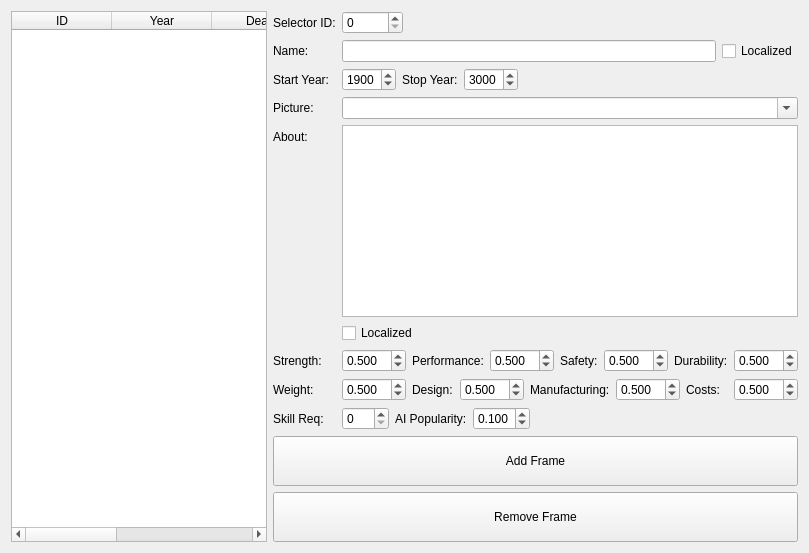
     <widget class="QWidget" name="tab">
      <attribute name="title">
       <string>Frames</string>
      </attribute>
      <layout class="QGridLayout" name="gridLayout_2">
       <item row="1" column="0">
        <widget class="QTableWidget" name="table_frame">
         <column>
          <property name="text">
           <string>ID</string>
          </property>
         </column>
         <column>
          <property name="text">
           <string>Year</string>
          </property>
         </column>
         <column>
          <property name="text">
           <string>Death</string>
          </property>
         </column>
         <column>
          <property name="text">
           <string>Name</string>
          </property>
         </column>
         <column>
          <property name="text">
           <string>Skill</string>
          </property>
         </column>
        </widget>
       </item>
       <item row="1" column="1">
        <layout class="QFormLayout" name="formLayout">
         <property name="fieldGrowthPolicy">
          <enum>QFormLayout::AllNonFixedFieldsGrow</enum>
         </property>
         <item row="1" column="0">
          <widget class="QLabel" name="label_2">
           <property name="text">
            <string>Name:</string>
           </property>
          </widget>
         </item>
         <item row="1" column="1">
          <layout class="QHBoxLayout" name="horizontalLayout_3">
           <item>
            <widget class="QLineEdit" name="lineEdit_frame_name"/>
           </item>
           <item>
            <widget class="QCheckBox" name="check_frame_name_localized">
             <property name="text">
              <string>Localized</string>
             </property>
            </widget>
           </item>
          </layout>
         </item>
         <item row="2" column="0">
          <widget class="QLabel" name="label">
           <property name="text">
            <string>Start Year:</string>
           </property>
          </widget>
         </item>
         <item row="2" column="1">
          <layout class="QHBoxLayout" name="horizontalLayout_2">
           <item>
            <widget class="QSpinBox" name="spinner_frame_year">
             <property name="minimum">
              <number>1850</number>
             </property>
             <property name="maximum">
              <number>9999</number>
             </property>
             <property name="value">
              <number>1900</number>
             </property>
            </widget>
           </item>
           <item>
            <widget class="QLabel" name="label_3">
             <property name="text">
              <string>Stop Year:</string>
             </property>
            </widget>
           </item>
           <item>
            <widget class="QSpinBox" name="spinner_frame_stopYear">
             <property name="minimum">
              <number>1850</number>
             </property>
             <property name="maximum">
              <number>9999</number>
             </property>
             <property name="value">
              <number>3000</number>
             </property>
            </widget>
           </item>
           <item>
            <spacer name="horizontalSpacer">
             <property name="orientation">
              <enum>Qt::Horizontal</enum>
             </property>
             <property name="sizeHint" stdset="0">
              <size>
               <width>40</width>
               <height>20</height>
              </size>
             </property>
            </spacer>
           </item>
          </layout>
         </item>
         <item row="3" column="0">
          <widget class="QLabel" name="label_4">
           <property name="text">
            <string>Picture:</string>
           </property>
          </widget>
         </item>
         <item row="3" column="1">
          <widget class="QComboBox" name="combo_frame_picture">
           <property name="editable">
            <bool>true</bool>
           </property>
          </widget>
         </item>
         <item row="4" column="0">
          <widget class="QLabel" name="label_5">
           <property name="text">
            <string>About:</string>
           </property>
          </widget>
         </item>
         <item row="4" column="1">
          <layout class="QVBoxLayout" name="verticalLayout_2">
           <item>
            <widget class="QTextEdit" name="textbox_frame_about"/>
           </item>
           <item>
            <widget class="QCheckBox" name="checkbox_frame_about_localize">
             <property name="text">
              <string>Localized</string>
             </property>
            </widget>
           </item>
          </layout>
         </item>
         <item row="5" column="0">
          <widget class="QLabel" name="label_6">
           <property name="text">
            <string>Strength:</string>
           </property>
          </widget>
         </item>
         <item row="5" column="1">
          <layout class="QHBoxLayout" name="horizontalLayout_4">
           <item>
            <widget class="QDoubleSpinBox" name="spinner_frame_strength">
             <property name="decimals">
              <number>3</number>
             </property>
             <property name="singleStep">
              <double>0.010000000000000</double>
             </property>
             <property name="value">
              <double>0.500000000000000</double>
             </property>
            </widget>
           </item>
           <item>
            <widget class="QLabel" name="label_7">
             <property name="text">
              <string>Performance:</string>
             </property>
            </widget>
           </item>
           <item>
            <widget class="QDoubleSpinBox" name="spinner_frame_performance">
             <property name="decimals">
              <number>3</number>
             </property>
             <property name="singleStep">
              <double>0.010000000000000</double>
             </property>
             <property name="value">
              <double>0.500000000000000</double>
             </property>
            </widget>
           </item>
           <item>
            <widget class="QLabel" name="label_8">
             <property name="text">
              <string>Safety:</string>
             </property>
            </widget>
           </item>
           <item>
            <widget class="QDoubleSpinBox" name="spinner_frame_safety">
             <property name="decimals">
              <number>3</number>
             </property>
             <property name="singleStep">
              <double>0.010000000000000</double>
             </property>
             <property name="value">
              <double>0.500000000000000</double>
             </property>
            </widget>
           </item>
           <item>
            <widget class="QLabel" name="label_9">
             <property name="text">
              <string>Durability:</string>
             </property>
            </widget>
           </item>
           <item>
            <widget class="QDoubleSpinBox" name="spinner_frame_durability">
             <property name="decimals">
              <number>3</number>
             </property>
             <property name="singleStep">
              <double>0.010000000000000</double>
             </property>
             <property name="value">
              <double>0.500000000000000</double>
             </property>
            </widget>
           </item>
          </layout>
         </item>
         <item row="6" column="0">
          <widget class="QLabel" name="label_10">
           <property name="text">
            <string>Weight:</string>
           </property>
          </widget>
         </item>
         <item row="6" column="1">
          <layout class="QHBoxLayout" name="horizontalLayout_5">
           <item>
            <widget class="QDoubleSpinBox" name="spinner_frame_weight">
             <property name="decimals">
              <number>3</number>
             </property>
             <property name="singleStep">
              <double>0.010000000000000</double>
             </property>
             <property name="value">
              <double>0.500000000000000</double>
             </property>
            </widget>
           </item>
           <item>
            <widget class="QLabel" name="label_11">
             <property name="text">
              <string>Design:</string>
             </property>
            </widget>
           </item>
           <item>
            <widget class="QDoubleSpinBox" name="spinner_frame_design">
             <property name="decimals">
              <number>3</number>
             </property>
             <property name="singleStep">
              <double>0.010000000000000</double>
             </property>
             <property name="value">
              <double>0.500000000000000</double>
             </property>
            </widget>
           </item>
           <item>
            <widget class="QLabel" name="label_12">
             <property name="text">
              <string>Manufacturing:</string>
             </property>
            </widget>
           </item>
           <item>
            <widget class="QDoubleSpinBox" name="spinner_frame_manufacturer">
             <property name="decimals">
              <number>3</number>
             </property>
             <property name="singleStep">
              <double>0.010000000000000</double>
             </property>
             <property name="value">
              <double>0.500000000000000</double>
             </property>
            </widget>
           </item>
           <item>
            <widget class="QLabel" name="label_13">
             <property name="text">
              <string>Costs:</string>
             </property>
            </widget>
           </item>
           <item>
            <widget class="QDoubleSpinBox" name="spinner_frame_costs">
             <property name="decimals">
              <number>3</number>
             </property>
             <property name="singleStep">
              <double>0.010000000000000</double>
             </property>
             <property name="value">
              <double>0.500000000000000</double>
             </property>
            </widget>
           </item>
          </layout>
         </item>
         <item row="7" column="0">
          <widget class="QLabel" name="label_14">
           <property name="text">
            <string>Skill Req:</string>
           </property>
          </widget>
         </item>
         <item row="7" column="1">
          <layout class="QHBoxLayout" name="horizontalLayout_6">
           <item>
            <widget class="QSpinBox" name="spinner_frame_skillreq">
             <property name="maximum">
              <number>200</number>
             </property>
            </widget>
           </item>
           <item>
            <widget class="QLabel" name="label_15">
             <property name="text">
              <string>AI Popularity:</string>
             </property>
            </widget>
           </item>
           <item>
            <widget class="QDoubleSpinBox" name="spinner_frames_AIPop">
             <property name="decimals">
              <number>3</number>
             </property>
             <property name="maximum">
              <double>1.500000000000000</double>
             </property>
             <property name="singleStep">
              <double>0.010000000000000</double>
             </property>
             <property name="value">
              <double>0.100000000000000</double>
             </property>
            </widget>
           </item>
           <item>
            <spacer name="horizontalSpacer_2">
             <property name="orientation">
              <enum>Qt::Horizontal</enum>
             </property>
             <property name="sizeHint" stdset="0">
              <size>
               <width>40</width>
               <height>20</height>
              </size>
             </property>
            </spacer>
           </item>
          </layout>
         </item>
         <item row="8" column="0" colspan="2">
          <widget class="QPushButton" name="button_frame_add">
           <property name="minimumSize">
            <size>
             <width>0</width>
             <height>50</height>
            </size>
           </property>
           <property name="text">
            <string>Add Frame</string>
           </property>
          </widget>
         </item>
         <item row="9" column="0" colspan="2">
          <widget class="QPushButton" name="button_frame_remove">
           <property name="minimumSize">
            <size>
             <width>0</width>
             <height>50</height>
            </size>
           </property>
           <property name="text">
            <string>Remove Frame</string>
           </property>
          </widget>
         </item>
         <item row="0" column="0">
          <widget class="QLabel" name="label_166">
           <property name="text">
            <string>Selector ID:</string>
           </property>
          </widget>
         </item>
         <item row="0" column="1">
          <layout class="QHBoxLayout" name="horizontalLayout_57">
           <item>
            <widget class="QSpinBox" name="spinner_frame_ID">
             <property name="maximum">
              <number>99999</number>
             </property>
            </widget>
           </item>
           <item>
            <spacer name="horizontalSpacer_23">
             <property name="orientation">
              <enum>Qt::Horizontal</enum>
             </property>
             <property name="sizeHint" stdset="0">
              <size>
               <width>40</width>
               <height>20</height>
              </size>
             </property>
            </spacer>
           </item>
          </layout>
         </item>
        </layout>
       </item>
      </layout>
     </widget>
